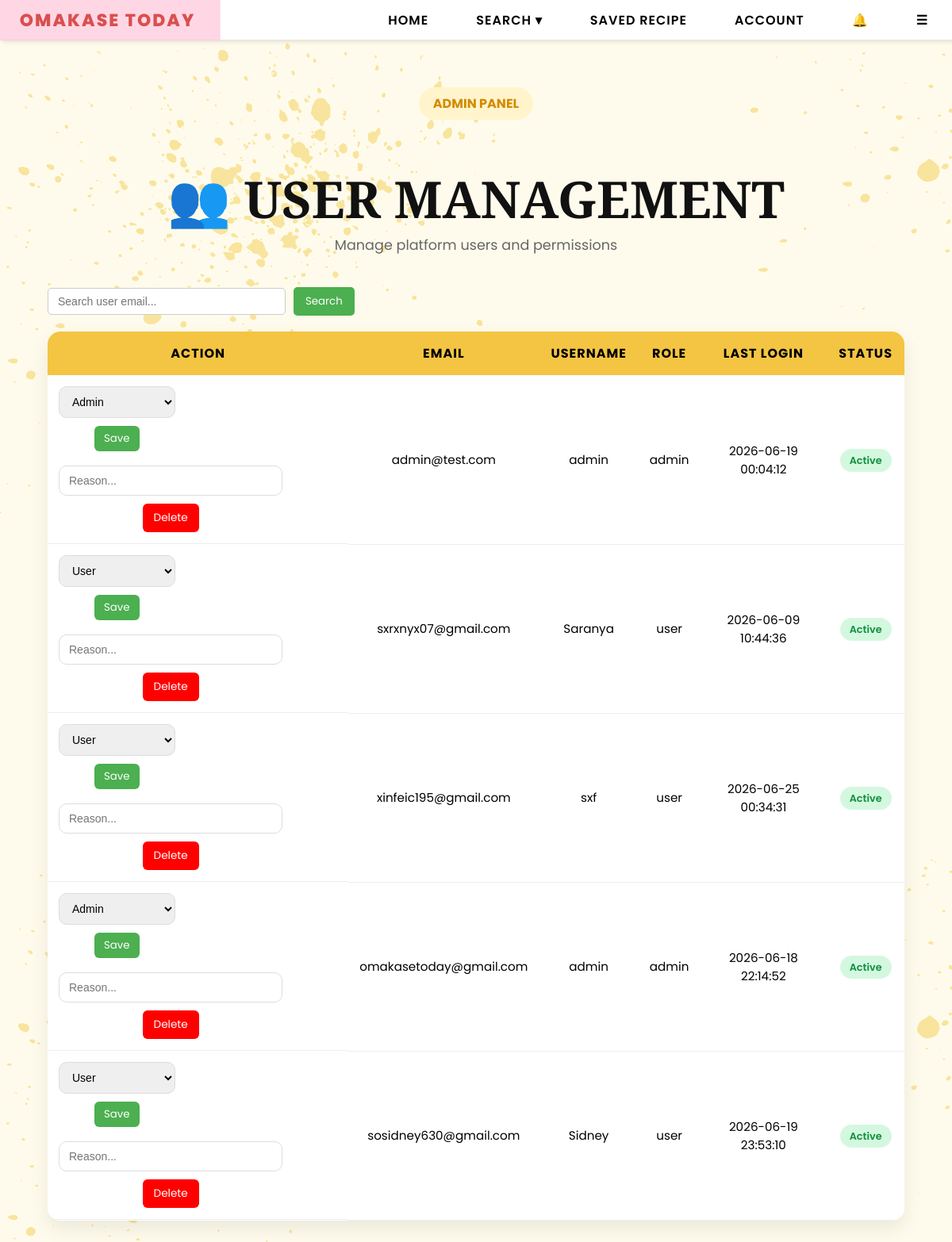
Before: /admin/users (signed in) with the older database file.
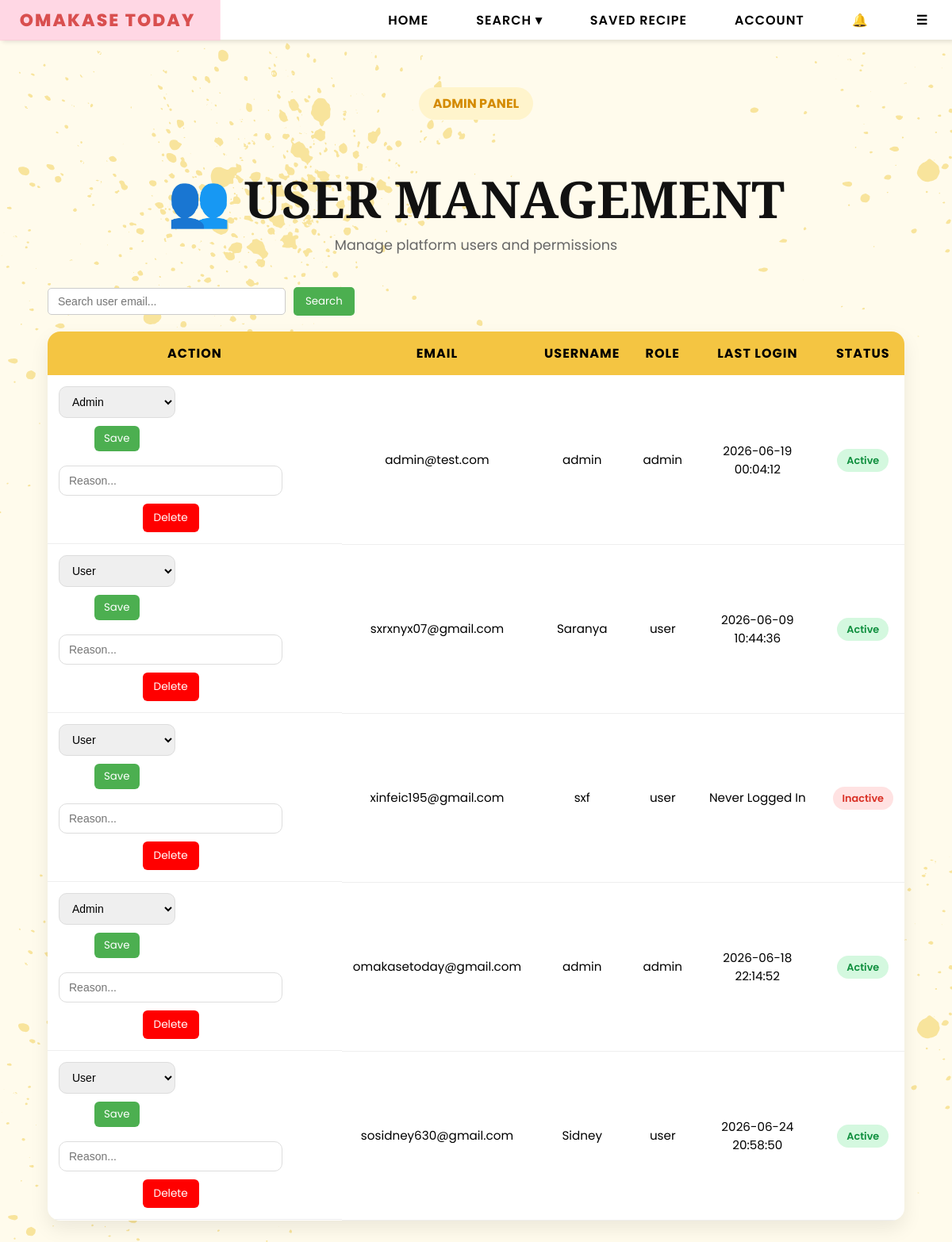
After: the same page with the newer database file.
### tables this page shows
CREATE TABLE users (
        email TEXT PRIMARY KEY,
        username TEXT,
        password TEXT,
        bio TEXT,
        profile_pic TEXT,
        role TEXT DEFAULT 'user'
    , reset_token TEXT, reset_used INTEGER DEFAULT 0, reset_viewed INTEGER DEFAULT 0, last_login TEXT);

### app.py (the view)
@app.route("/admin/users")
def admin_users():
    if session.get("role") != "admin":
        return "403 Forbidden"
    conn = sqlite3.connect(DB_PATH)
    c = conn.cursor()
    c.execute("""
        SELECT email,
            username,
            role,
            last_login
        FROM users
    """)
    users = c.fetchall()
    conn.close()
    six_months_ago = (
            datetime.now() - timedelta(days=180)
        )
    processed_users = []
    for user in users:
        status = "Inactive"
        if user[3]:
            try:
                last_login = datetime.strptime(
                    user[3],
                    "%Y-%m-%d %H:%M:%S"
                )
                if last_login > six_months_ago:
                    status = "Active"
            except:
                status = "Inactive"
        processed_users.append(
            (
                user[0],  # email
                user[1],  # username
                user[2],  # role
                user[3],  # last_login
                status    # active/inactive
            )
        )
    return render_template(
        "admin_users.html",
        users=processed_users
    )

### templates/admin_users.html (shortened to what this page needs)
{% extends "base.html" %}
{% block content %}
<div class="admin-users-wrapper">
    <div class="page-hero">
        <span class="hero-tag">
            ADMIN PANEL
        </span>
        <h1 class="page-title">
            👥 USER MANAGEMENT
        </h1>
        <p class="page-subtitle">
            Manage platform users and permissions
        </p>
    </div>
    <div class="admin-controls">
        <input type="text" id="userSearch" class="search-input"
            placeholder="Search user email...">
        <button onclick="filterUsers()" class="search-btn">
            Search
        </button>
    </div>
    <table class="users-table">
        <thead>
            <tr>
                <th>ACTION</th>
                <th>EMAIL</th>
                <th>USERNAME</th>
                <th>ROLE</th>
                <th>LAST LOGIN</th>
                <th>STATUS</th>
            </tr>
        </thead>
        <tbody id="userBody">
            {% for u in users %}
            <tr>
                <td style="display:flex; gap:8px; flex-wrap:wrap;">
                    <form action="/admin/users/update/{{ u[0] }}" method="POST">
                        <select name="role">
                            <option value="user" {% if u[2]=='user' %}selected{% endif %}>User</option>
                            <option value="admin" {% if u[2]=='admin' %}selected{% endif %}>Admin</option>
                        </select>
                        <button type="submit" class="update-btn">Save</button>
                    </form>
                    <form action="/admin/delete/{{ u[0] }}" method="POST"
                          onsubmit="return confirmDelete(this)">
                        <input type="text" name="reason"
                               placeholder="Reason..."
                               required
                               class="reason-input">
                        <button type="submit" class="delete-btn">
                            Delete
                        </button>
                    </form>
                </td>
                <td>{{ u[0] }}</td>
                <td>{{ u[1] }}</td>
                <td>{{ u[2] }}</td>
                <td>
                    {% if u[3] %}
                        {{ u[3] }}
                    {% else %}
                        Never Logged In
                    {% endif %}
                </td>
                <td>
                    <span class="
                        status-badge
                        {% if u[4] == 'Active' %}
                            active-status
                        {% else %}
                            inactive-status
                        {% endif %}
                    ">
                        {{ u[4] }}
                    </span>
                </td>
            </tr>
            {% endfor %}
        </tbody>
    </table>
</div>
{% endblock %}

### templates/base.html (shortened to what this page needs)
<!DOCTYPE html>
<html lang="en">
<head>
    <link rel="stylesheet" href="{{ url_for('static', filename='css/style.css') }}">
</head>
<body>
<nav>
    <ul>
        <li><a href="{{ url_for('home') }}">Omakase Today</a></li>
        <li class="hideOnMobile"><a href="{{ url_for('home') }}">HOME</a></li>
        <li class="hideOnMobile dropdown">
            <a href="javascript:void(0)" class="dropbtn">SEARCH ▾</a>
        </li>
        <li class="hideOnMobile"><a href="{{ url_for('saved_recipes') }}">SAVED RECIPE</a></li>
        <li class="hideOnMobile"><a href="{{ url_for('profile') }}">ACCOUNT</a></li>
        <li class="notif-wrapper">
            <a href="#" class="notif-icon" onclick="toggleNotif(event)">
                🔔
            </a>
        </li>
        <li class="menu-button" onclick=showSidebar()><a href="#">☰</a></li>
    </ul>
</nav>
{% block content %}{% endblock %}
</body>
</html>

Changed rows visible on the page:
changed users "xinfeic195@gmail.com": u "Active" → "Inactive"; last_login "2026-06-25 00:34:31" → (not shown); now shows "Never Logged In"
changed users "sosidney630@gmail.com": last_login "2026-06-19 23:53:10" → "2026-06-24 20:58:50"
